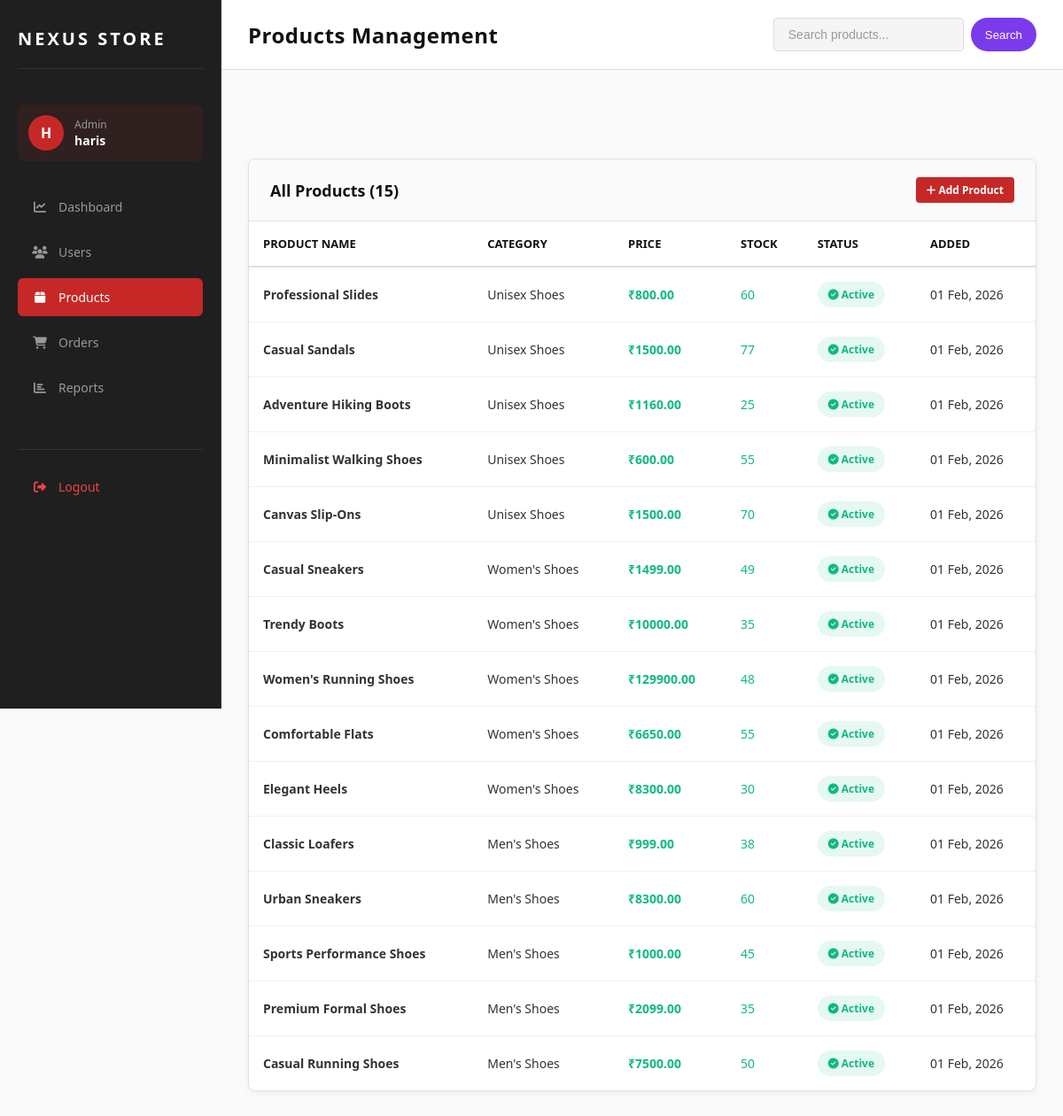
Page /admin-panel/products/ (signed in) on the earlier database version.
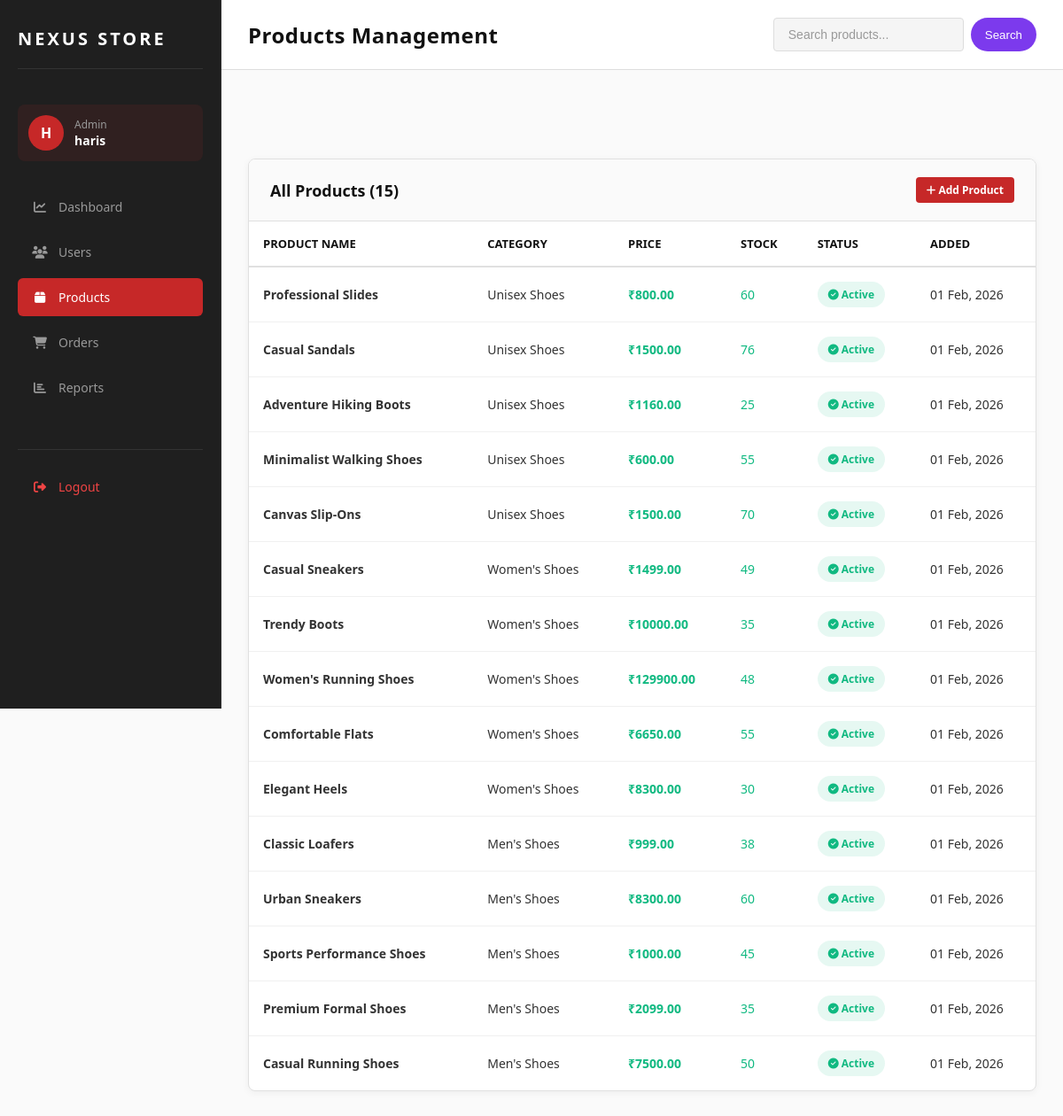
Same page on the later database version.
### main/models.py (models this page shows, shortened)
class Product(models.Model):
    name = models.CharField(max_length=200)
    category = models.ForeignKey(Category, on_delete=models.CASCADE, related_name='products')
    price = models.DecimalField(max_digits=10, decimal_places=2)
    description = models.TextField(blank=True, null=True)
    image = models.ImageField(upload_to='products/', blank=True, null=True)
    stock = models.IntegerField(default=0)
    created_at = models.DateTimeField(auto_now_add=True)
    updated_at = models.DateTimeField(auto_now=True)
    is_active = models.BooleanField(default=True)
    class Meta:
        ordering = ['-created_at']
        verbose_name_plural = "Products"

class Category(models.Model):
    name = models.CharField(max_length=100, unique=True)
    description = models.TextField(blank=True, null=True)
    created_at = models.DateTimeField(auto_now_add=True)
    class Meta:
        verbose_name_plural = "Categories"

### adminapp/views.py (the view)
    def wrapper(request, *args, **kwargs):
        if not request.user.is_authenticated:
            return redirect('login')
        if not request.user.is_staff:
            return redirect('home')
        return view_func(request, *args, **kwargs)

### adminapp/views.py (called while the page is built)
def admin_required(view_func):
    def wrapper(request, *args, **kwargs):
        if not request.user.is_authenticated:
            return redirect('login')
        if not request.user.is_staff:
            return redirect('home')
        return view_func(request, *args, **kwargs)
    return wrapper

@admin_required
def admin_products(request):
    products = Product.objects.select_related('category').all().order_by('-created_at')
    search_query = request.GET.get('search', '')
    if search_query:
        products = products.filter(name__icontains=search_query) | products.filter(category__name__icontains=search_query)
    context = {
        'products': products,
        'search_query': search_query,
    }
    return render(request, 'adminapp/products.html', context)

### templates/adminapp/products.html (shortened to what this page needs)
{% extends 'adminapp/base.html' %}
{% block navbar_title %}Products Management{% endblock %}
{% block navbar_search %}
<form method="GET" style="display: flex; gap: 8px;">
    <input type="text" name="search" class="navbar-search" placeholder="Search products..." value="{{ search_query }}">
    <button type="submit" style="background: #7c3aed; border: none; padding: 8px 16px; border-radius: 20px; color: #fff; cursor: pointer;">Search</button>
</form>
{% endblock %}
{% block content %}
<div class="table-container">
    <div class="table-header">
        <div class="table-title">All Products ({{ products.count }})</div>
        <div class="table-actions">
            <a href="{% url 'admin_add_product' %}" class="btn-primary btn-sm">
                <i class="fas fa-plus"></i> Add Product
            </a>
        </div>
    </div>
    <table>
        <thead>
            <tr>
                <th>Product Name</th>
                <th>Category</th>
                <th>Price</th>
                <th>Stock</th>
                <th>Status</th>
                <th>Added</th>
            </tr>
        </thead>
        <tbody>
            {% for product in products %}
            <tr>
                <td>
                    <strong>{{ product.name }}</strong>
                </td>
                <td>{{ product.category.name }}</td>
                <td>
                    <strong style="color: #10b981;">₹{{ product.price }}</strong>
                </td>
                <td>
                    {% if product.stock < 5 %}
                        <span style="color: #f97316; font-weight: 600;">{{ product.stock }}</span>
                    {% elif product.stock < 20 %}
                        <span style="color: #eab308; font-weight: 600;">{{ product.stock }}</span>
                    {% else %}
                        <span style="color: #10b981;">{{ product.stock }}</span>
                    {% endif %}
                </td>
                <td>
                    {% if product.is_active %}
                        <span class="status-badge delivered">
                            <i class="fas fa-check-circle"></i> Active
                        </span>
                    {% else %}
                        <span class="status-badge cancelled">
                            <i class="fas fa-eye-slash"></i> Inactive
                        </span>
                    {% endif %}
                </td>
                <td>{{ product.created_at|date:"d M, Y" }}</td>
            </tr>
            {% endfor %}
        </tbody>
    </table>
</div>
{% endblock %}

Differences in the rows shown:
changed Product "Casual Sandals": stock "77" → "76"
